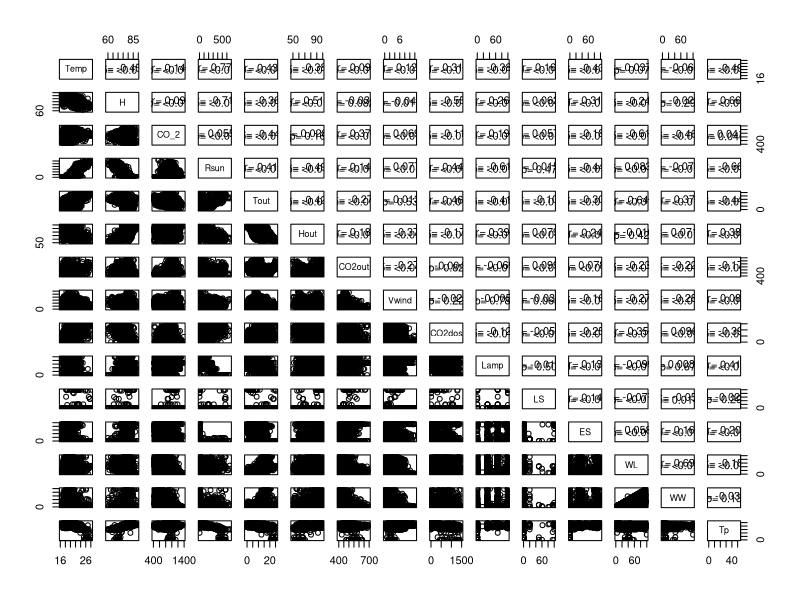
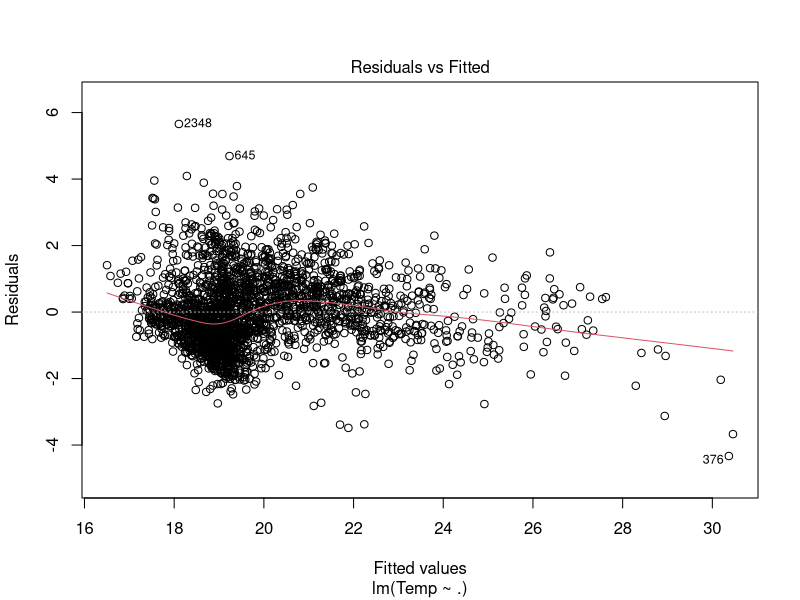
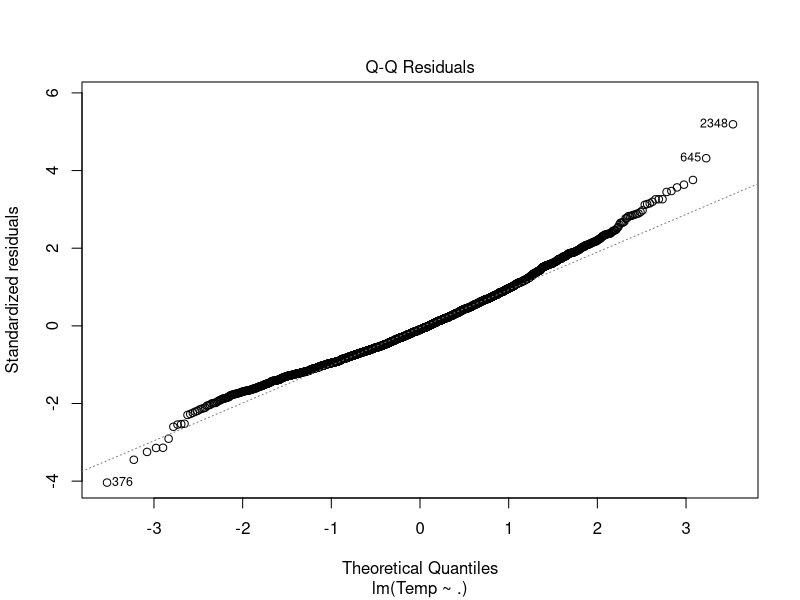
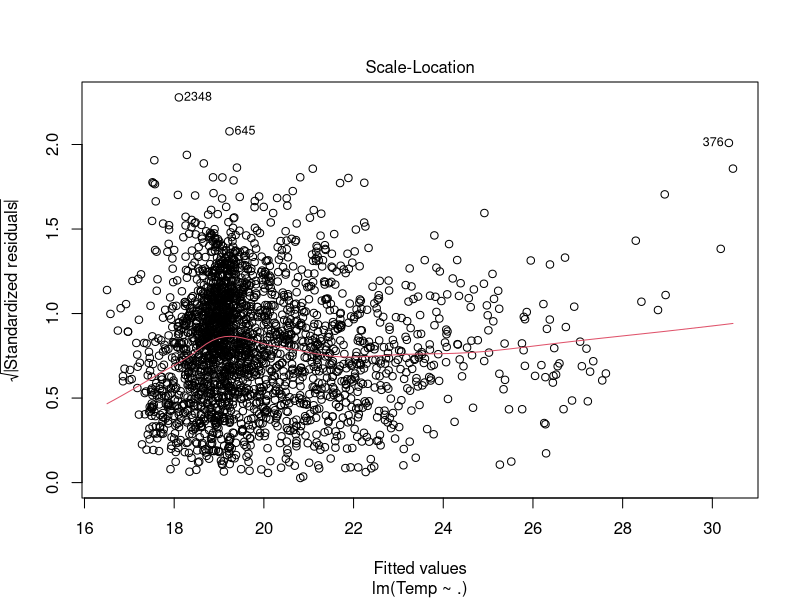
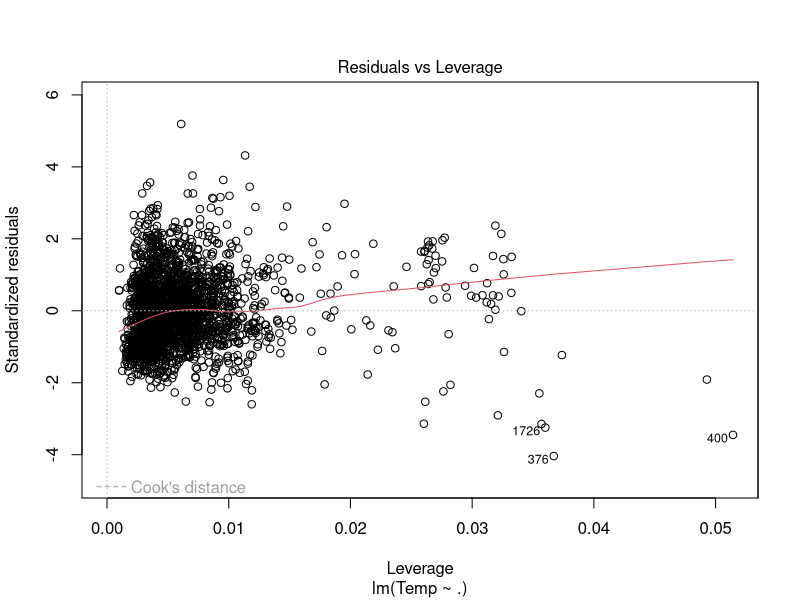
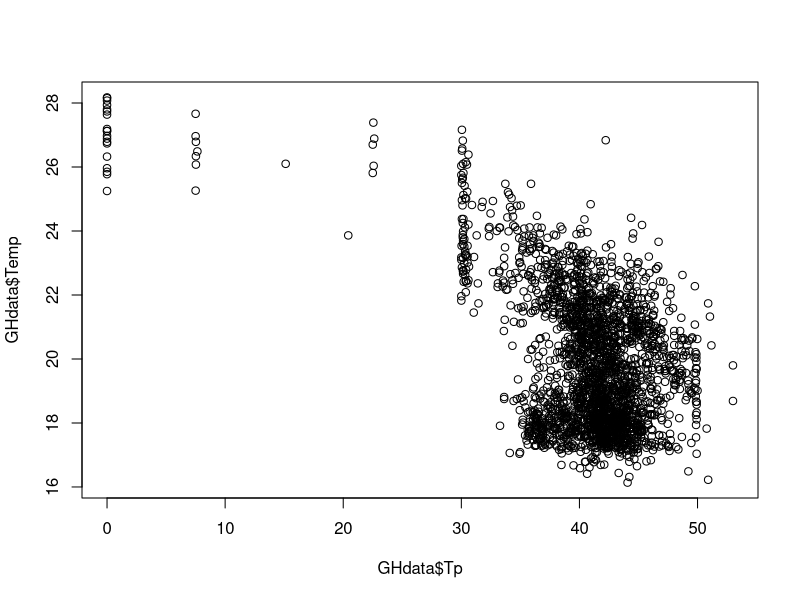
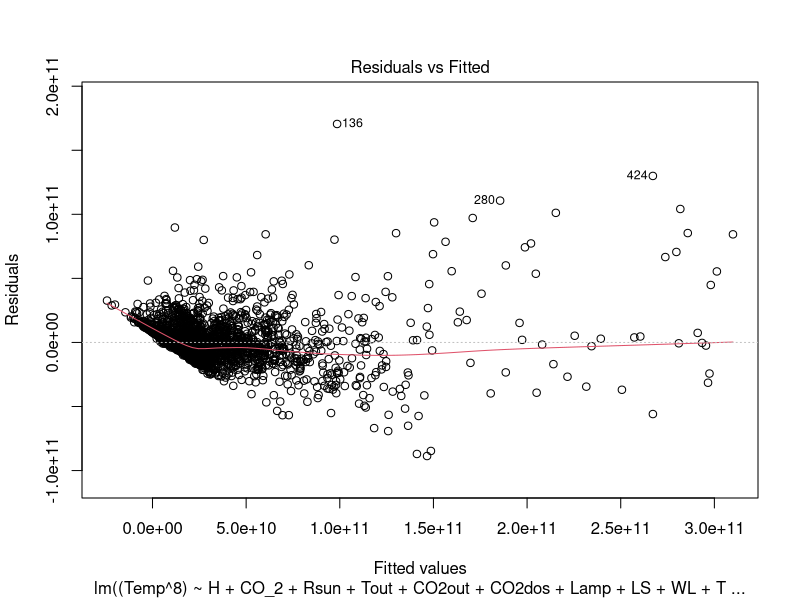
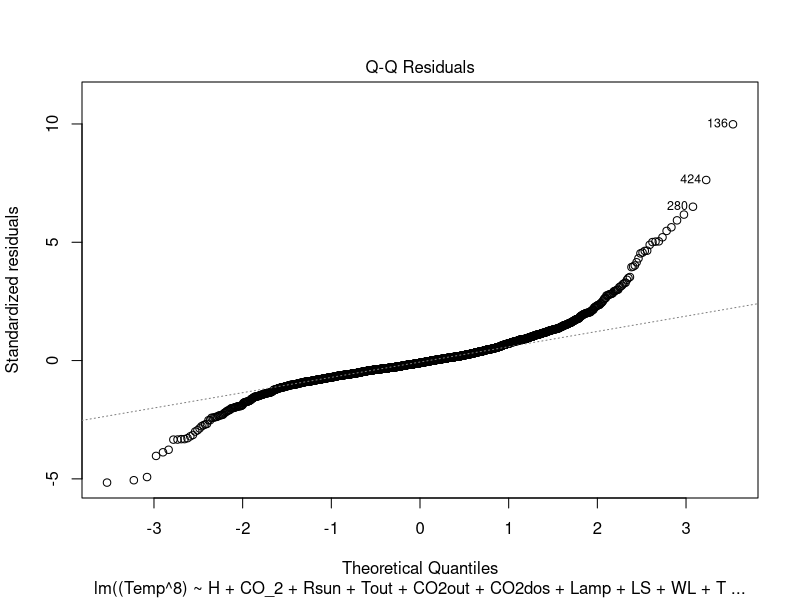

Recreate these plots in R, in order.
## ---- chunk 1
knitr::opts_chunk$set(echo = TRUE)

panel.cor <- function(x, y, digits = 2, cex.cor, ...)
{
  usr <- par("usr"); on.exit(par(usr))
  par(usr = c(0, 1, 0, 1))
  # correlation coefficient
  r <- cor(x, y)
  txt <- format(c(r, 0.123456789), digits = digits)[1]
  txt <- paste("r= ", txt, sep = "")
  text(0.5, 0.6, txt)

  # p-value calculation
  p <- cor.test(x, y)$p.value
  txt2 <- format(c(p, 0.123456789), digits = digits)[1]
  txt2 <- paste("p= ", txt2, sep = "")
  if(p<0.01) txt2 <- paste("p= ", "<0.01", sep = "")
  text(0.5, 0.4, txt2)
}
## ---- chunk 2
GHdata = read.csv("Data2011.csv")
pairs(GHdata, upper.panel=panel.cor)

GHdata_day <- GHdata[GHdata$Rsun>0.3,]
GHdata_night <- GHdata[GHdata$Rsun<=0.3,]

## ---- chunk 3
lm.fit = lm(Temp~.,data=GHdata)
summary(lm.fit)
plot(lm.fit)
# Extra
#fullmod=lm(Temp ~ H + CO_2 + Rsun + Tout + Hout + CO2out + Vwind + CO2dos + Lamp + LS + ES + WL + WW + Tp , data = GHdata)
#nothing=lm(Temp ~ 1, data=GHdata)
#backwards=step(fullmod, trace=0)
#forwards = step(nothing,scope=list(lower=formula(nothing),upper=formula(fullmod)), direction="forward")

#lm.fit = lm(Temp ~ Rsun + LS + Tout + CO_2 + Lamp + H + CO2dos,data=GHdata)
#plot(lm.fit)
## ---- chunk 4

summary(lm.fit)

# Extra
#paste(lm.fit$coefficients,names(lm.fit$coefficients),collapse = "*")
## ---- chunk 5
lm.fit2=lm(Temp ~ H + CO_2 + Rsun + Tout + CO2out + Vwind + CO2dos + Lamp + LS + WL + Tp , data = GHdata)
summary(lm.fit2)

relchange <- (as.numeric(lm.fit2$coefficients) - as.numeric(lm.fit$coefficients[c(-6,-12,-14)]))*100/as.numeric(lm.fit$coefficients[c(-6,-12,-14)])
matchange <- as.data.frame(names(lm.fit2$coefficients))
matchange$change <- relchange
sig.val.one <- summary(lm.fit)$coefficients[,4]
sig.val.one <-sig.val.one[c(-6,-12,-14)]
matchange$sig.val.one <- round(sig.val.one,digits = 3)
matchange$sig.val.two <- round(summary(lm.fit2)$coefficients[,4], digits=3)
colnames(matchange) <- c("Names", "Relative Coefficient Change (%)", "Sig.val1", "Sig.val2")
matchange
## ---- chunk 6
lm.fit3=lm(Temp ~ H + CO_2 + Rsun + Tout+ CO2dos + Lamp + LS + WL , data = GHdata)
summary(lm.fit3)

## ---- chunk 7
rm(list=ls())
GHdata = read.csv("Data2011.csv")

lm.fit = lm(formula = Temp ~ H + CO_2 + Rsun + Tout + CO2out + CO2dos + Lamp + LS + WL + Tp, data = GHdata)

summary(lm.fit)

## ---- chunk 8
plot(GHdata$Tp,GHdata$Temp)

## ---- chunk 9
rm(list=ls())
GHdata = read.csv("Data2011.csv")
lm.fit0 = lm(formula = Temp ~ H + CO_2 + Rsun + Tout + CO2out + CO2dos + Lamp + LS + WL + Tp, data = GHdata)
lm.fit1 = lm(formula = Temp ~ H + CO_2 + Rsun + Tout + CO2out + CO2dos + Lamp + LS + WL + Tp + Vwind +I(CO_2*Rsun)+I(CO2out*Rsun)+I(CO2dos*Rsun)+I(Vwind*WL)+I(Vwind*Tout), data = GHdata)




lm.fit2 = lm(formula = (Temp**8) ~ H + CO_2 + Rsun + Tout + CO2out + CO2dos + Lamp + LS + WL + Tp + Vwind +I(CO_2*Rsun)+I(CO2out*Rsun)+I(CO2dos*Rsun)+I(Vwind*WL)+I(Vwind*Tout), data = GHdata)

summary(lm.fit0)
summary(lm.fit1)
summary(lm.fit2)

plot(lm.fit2)

## ---- chunk 10
for (value in 1:100){
  lm.fit2 = lm(formula = (Temp**value) ~ H + CO_2 + Rsun + Tout + CO2out + CO2dos + Lamp + LS + WL + Tp + Vwind +I(CO_2*Rsun)+I(CO2out*Rsun)+I(CO2dos*Rsun)+I(Vwind*WL)+I(Vwind*Tout), data = GHdata)
  print(paste(value,"=",summary(lm.fit2)$r.squared))
}

## ---- chunk 11
data2 = read.csv("Data2011_2.csv")
plot(data2)
summary(data2)


